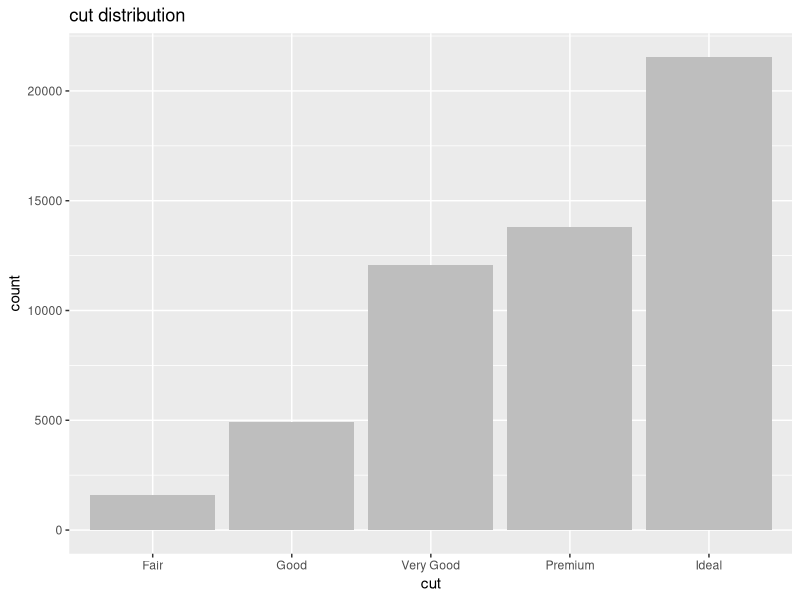
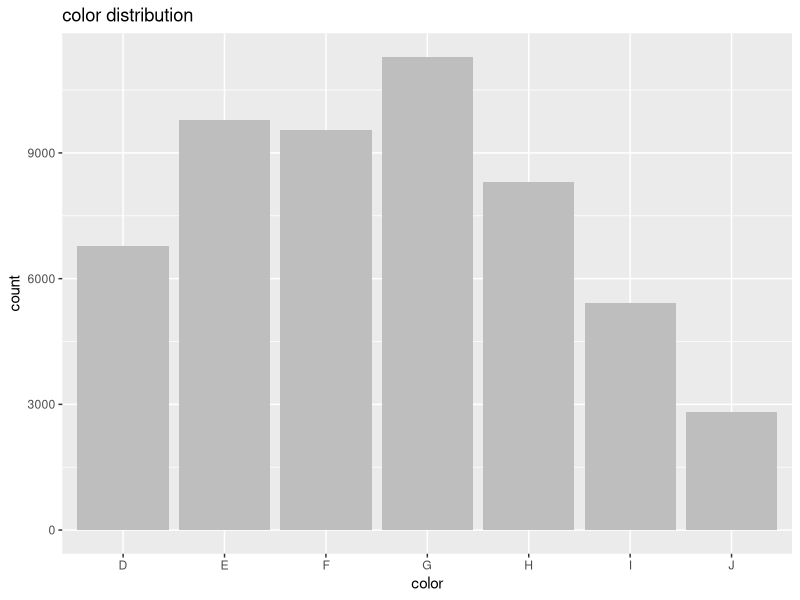
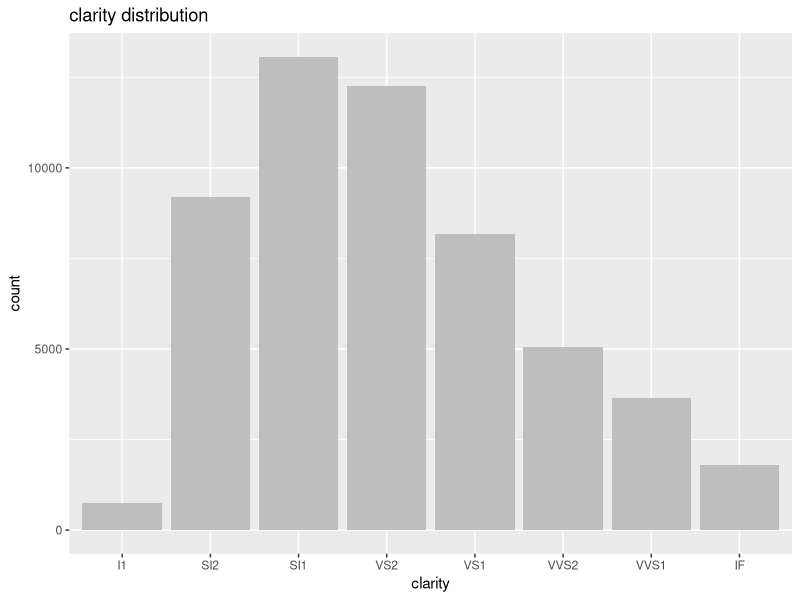
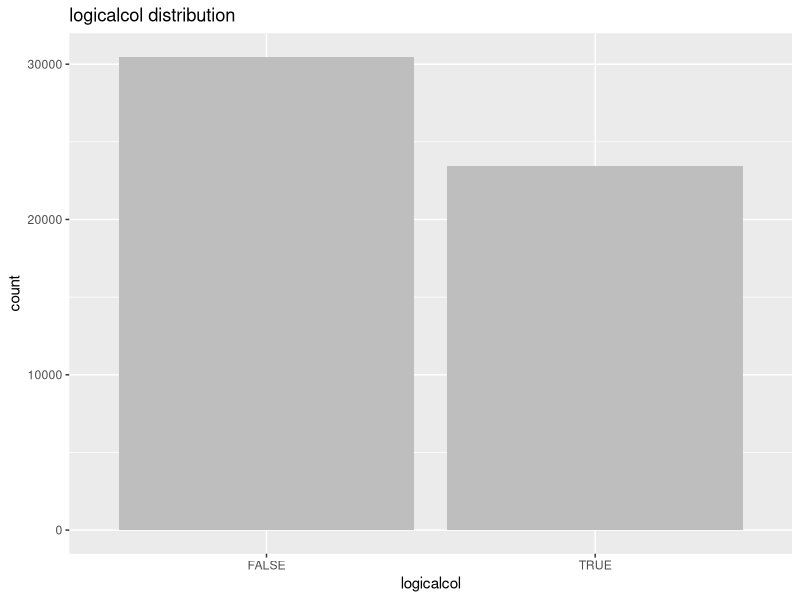

The R script that drew these images, in order:
## ---- chunk 1
#get ready
require(ggplot2) #load ggplot2 package to get diamonds data frame
#require(datasets) #mtcars is in package datasets, just make sure we have mtcars
data(diamonds) #load diamonds data frame
## ---- chunk 2
#According to the requirements, we will fisrt create a varibale logicalcol represents the logical column we need to insert. Then calculate the ratio of 1 in the mtcars$vs variable. Then create a variable called trail and use rbinom() to randomly input 0 and 1 into trail based on the ratio of 1 we calculated. Using for loop to input true or false in logicalcol based on the position of 1s and 0s in trail. At last, put the logical column into diamonds.
  logicalcol<-c() #create variable logicalcol, and let it be empty first
  ratioT=length(mtcars$vs[mtcars$vs==1])/length(mtcars$vs) #Calculate the ratio of 1 in the mtcars$vs variable, and put it in variable ratioT
  trail<-rbinom(nrow(diamonds),1,ratioT) #create variable trail and use rbinom() to randomly input 0 and 1 into trail based on ratioT, and let the length of trail equal to the length of diamonds
  for (i in 1:(length(trail))){ #using for loop to go through from the frist value to the last in trail
    if (trail[i]==1){ #using if() to check if trail[i] equals to 1
      logicalcol[i]=TRUE #if trail[i] equals to 1, write TURE in logicalcol[i]
    } #finish if(){}
    else{
      logicalcol[i]=FALSE #if trail[i] doesn't equal to 1, write FALSE in logicalcol[i]
    } #finish eles{}
  } #finish for loop
  newdiamonds<-data.frame(diamonds,logicalcol) #create a new data frame called newdiamonds and put diamonds and logicalcol into it
  summary(newdiamonds$logicalcol) #test logicalcol in newdiamonds 
  length(newdiamonds$logicalcol[newdiamonds$logicalcol==TRUE])/nrow(newdiamonds) #check the ratio of TRUE in newdiamonds$logicalcol. It might be a little different from ratioT=0.4375, because we randomly choose 0 and 1 to put into trail, there will have error value.
## ---- chunk 3
#We will create a function factornlogical() to extract all factor and logical columns from any data frame and output them in a new data frame.
factornlogical<-function(dataframe){ #create the function factornlogical() with input data frame called dataframe
  factorcol<-dataframe[sapply(dataframe,is.factor)] #extract factor columns in dataframe by using sapply() and put the factor columns in data frame factorcol
  logcol<-dataframe[sapply(dataframe,is.logical)] #extract logical columns in dataframe by using sapply() and put the logical columns in data frame logcol
  fnl<-data.frame(factorcol,logcol) #put factorcol and logcol together into data frame fnl
  return(fnl) #output fnl
}
summary(factornlogical(diamonds)) #test factornlogical() by using data frame diamonds. Because the output of factornlogical() is too long, we just use summary() to see the summary situation of output
summary(factornlogical(newdiamonds)) #test factornlogical() by using data frame newdiamonds. Because the output of factornlogical() is too long, we just use summary() to see the summary situation of output
## ---- chunk 4
#We will create a function plot3() to draw the list of plot. Using for loop function and factornlogical() to draw plots for every factor and logical variable.
plot3<-function(dataframe){ #create the function plot3() with input value dataframe
  plotlist<-list() #create a variable plotlist for a list of plots, make it empty, we will use it to put all plots
  for(i in 1:ncol(factornlogical(dataframe))){ #using for loop to go through all factor and logical variables in dataframe
    plotlist[[i]]<-ggplot(factornlogical(dataframe),aes_string(x=colnames(factornlogical(dataframe))[i]))+geom_bar(fill="grey")+ggtitle(paste(colnames(factornlogical(dataframe))[i],"distribution")) #put a gray bar graph for ith column in factornlogical(dataframe) into plotlist[[i]], label xlabel and write title
  } #finish for loop
  return(plotlist) #output plotlist
} #finish function
plot3(newdiamonds) #check plot3() with data frame newdiamonds
## ---- chunk 5
#We will create a function table4() to create the list of tables. Using for loop function and factornlogical() to create tables for each categorical and logical variable in data frame.
table4<-function(dataframe){ #create the function table4() with input value dataframe
  tablelist<-list() #create a variable tablelist for a list of tables, make it empty, we will use it to put all tables
  for (i in 1:ncol(factornlogical(dataframe))){ #using for loop to go through all categoricals and logical variables in dataframe
    tablelist[[i]]<-as.data.frame(table(factornlogical(dataframe)[,i])) #using table() to give the counts of ith column in factornlogical(dataframe), convert it to a data frame and put into tablelist[[i]]
    names(tablelist[[i]])[1]=colnames(factornlogical(dataframe)[i]) #using names() to retain the variable name in the corresponding column name
  } #finish for loop
  return(tablelist) #output tablelist
} #finish function
table4(newdiamonds) #check table4() with data frame newdiamonds
